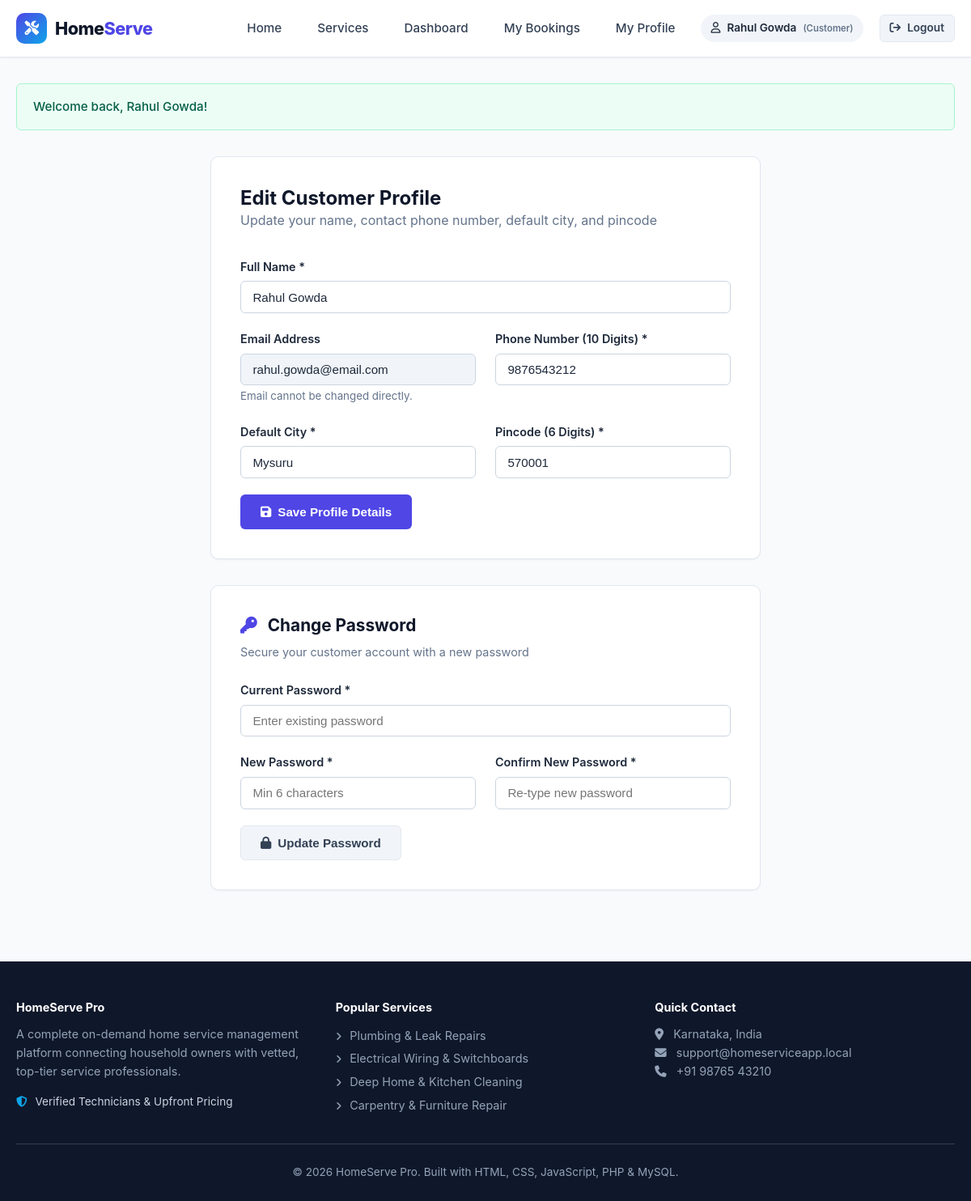
The app's page /customer/profile.php (signed in) with its own data.
### tables this page shows
CREATE TABLE `users` (
    `id` INT AUTO_INCREMENT PRIMARY KEY,
    `name` VARCHAR(100) NOT NULL,
    `email` VARCHAR(150) NOT NULL UNIQUE,
    `password` VARCHAR(255) NOT NULL,
    `phone` VARCHAR(20) NOT NULL,
    `city` VARCHAR(100) NOT NULL,
    `pincode` VARCHAR(20) NOT NULL,
    `role` ENUM('customer', 'provider', 'admin') NOT NULL DEFAULT 'customer',
    `created_at` TIMESTAMP DEFAULT CURRENT_TIMESTAMP
);

### customer/profile.php (the view, shortened to what this page needs)
<?php
require_once __DIR__ . '/../config/db.php';
$pdo = getDB();
$userId = $_SESSION['user_id'];
$stmt = $pdo->prepare("SELECT * FROM users WHERE id = ? LIMIT 1");
$stmt->execute([$userId]);
$user = $stmt->fetch();
require_once __DIR__ . '/../includes/header.php';
?>
<div style="max-width: 680px; margin: 2rem auto;">
    <div class="card" style="padding: 2.25rem; margin-bottom: 2rem;">
        <div style="margin-bottom: 2rem;">
            <h2>Edit Customer Profile</h2>
            <p style="color: var(--gray-500);">Update your name, contact phone number, default city, and pincode</p>
        </div>
        <form method="POST" action="profile.php" data-validate="true">
            <div class="form-group">
                <label class="form-label" for="name">Full Name *</label>
                <input type="text" id="name" name="name" class="form-control" required value="<?php echo htmlspecialchars($user['name']); ?>">
            </div>
            <div class="grid grid-2">
                <div class="form-group">
                    <label class="form-label" for="email">Email Address</label>
                    <input type="email" id="email" class="form-control" value="<?php echo htmlspecialchars($user['email']); ?>" disabled style="background:#f1f5f9; cursor:not-allowed;">
                    <small style="color: var(--gray-500);">Email cannot be changed directly.</small>
                </div>
                <div class="form-group">
                    <label class="form-label" for="phone">Phone Number (10 Digits) *</label>
                    <input type="tel" id="phone" name="phone" class="form-control" maxlength="10" required value="<?php echo htmlspecialchars($user['phone']); ?>">
                </div>
            </div>
            <div class="grid grid-2">
                <div class="form-group">
                    <label class="form-label" for="city">Default City *</label>
                    <input type="text" id="city" name="city" class="form-control" required value="<?php echo htmlspecialchars($user['city']); ?>">
                </div>
                <div class="form-group">
                    <label class="form-label" for="pincode">Pincode (6 Digits) *</label>
                    <input type="text" id="pincode" name="pincode" class="form-control" maxlength="6" required value="<?php echo htmlspecialchars($user['pincode']); ?>">
                </div>
            </div>
            <button type="submit" class="btn btn-primary" style="padding: 0.75rem 1.5rem;">
                <i class="fa-solid fa-floppy-disk"></i> Save Profile Details
            </button>
        </form>
    </div>
    <div class="card" style="padding: 2.25rem;">
        <h3 style="font-size: 1.3rem; margin-bottom: 0.5rem;"><i class="fa-solid fa-key" style="color:var(--primary);margin-right:8px;"></i> Change Password</h3>
        <p style="color: var(--gray-500); font-size: 0.9rem; margin-bottom: 1.5rem;">Secure your customer account with a new password</p>
        <form method="POST" action="profile.php">
            <div class="form-group">
                <label class="form-label" for="current_password">Current Password *</label>
                <input type="password" id="current_password" name="current_password" class="form-control" required placeholder="Enter existing password">
            </div>
            <div class="grid grid-2">
                <div class="form-group">
                    <label class="form-label" for="new_password">New Password *</label>
                    <input type="password" id="new_password" name="new_password" class="form-control" required placeholder="Min 6 characters">
                </div>
                <div class="form-group">
                    <label class="form-label" for="confirm_password">Confirm New Password *</label>
                    <input type="password" id="confirm_password" name="confirm_password" class="form-control" required placeholder="Re-type new password">
                </div>
            </div>
            <button type="submit" class="btn btn-secondary" style="padding: 0.75rem 1.5rem;">
                <i class="fa-solid fa-lock"></i> Update Password
            </button>
        </form>
    </div>
</div>
<?php require_once __DIR__ . '/../includes/footer.php'; ?>

### includes/header.php (shortened to what this page needs)
<?php
require_once __DIR__ . '/../config/db.php';
$currentUser = getCurrentUser();
$role = $currentUser['role'] ?? null;
$pathPrefix = '';
if (strpos($_SERVER['PHP_SELF'], '/customer/') !== false ||
    strpos($_SERVER['PHP_SELF'], '/provider/') !== false ||
    strpos($_SERVER['PHP_SELF'], '/admin/') !== false ||
    strpos($_SERVER['PHP_SELF'], '/auth/') !== false) {
    $pathPrefix = '../';
}
?>
<!DOCTYPE html>
<html lang="en">
<head>
    <link rel="stylesheet" href="<?php echo $pathPrefix; ?>assets/css/style.css">
    <link rel="stylesheet" href="https://cdnjs.cloudflare.com/ajax/libs/font-awesome/6.4.0/css/all.min.css">
</head>
<body>
<header class="navbar">
    <div class="container nav-container">
        <a href="<?php echo $pathPrefix; ?>index.php" class="brand-logo">
            <span class="brand-icon"><i class="fa-solid fa-screwdriver-wrench"></i></span>
            <span>Home<span style="color:var(--primary);">Serve</span></span>
        </a>
        <ul class="nav-links">
            <li><a href="<?php echo $pathPrefix; ?>index.php" class="nav-link">Home</a></li>
            <li><a href="<?php echo $pathPrefix; ?>customer/services.php" class="nav-link">Services</a></li>
            <?php if ($role === 'customer'): ?>
                <li><a href="<?php echo $pathPrefix; ?>customer/dashboard.php" class="nav-link">Dashboard</a></li>
                <li><a href="<?php echo $pathPrefix; ?>customer/my-bookings.php" class="nav-link">My Bookings</a></li>
                <li><a href="<?php echo $pathPrefix; ?>customer/profile.php" class="nav-link">My Profile</a></li>
            <?php endif; ?>
            <?php if ($currentUser): ?>
                <li class="nav-user-tag">
                    <i class="fa-regular fa-user"></i>
                    <span><?php echo htmlspecialchars($currentUser['name']); ?></span>
                    <small style="color:var(--gray-500);text-transform:capitalize;">(<?php echo $role; ?>)</small>
                </li>
                <li>
                    <a href="<?php echo $pathPrefix; ?>auth/logout.php" class="btn btn-secondary btn-sm">
                        <i class="fa-solid fa-arrow-right-from-bracket"></i> Logout
                    </a>
                </li>
            <?php endif; ?>
        </ul>
    </div>
</header>
<main class="main-content">
    <div class="container">

### assets/css/style.css (style rules this page uses)
:root { --primary: #4f46e5; --primary-hover: #4338ca; --primary-light: #eef2ff; --secondary: #0ea5e9; --dark: #0f172a; --gray-900: #1e293b; --gray-700: #334155; --gray-500: #64748b; --gray-300: #cbd5e1; --gray-200: #e2e8f0; --gray-100: #f1f5f9; --light: #f8fafc; --white: #ffffff; --success: #10b981; --success-bg: #ecfdf5; --warning: #f59e0b; --warning-bg: #fffbeb; --danger: #ef4444; --danger-bg: #fef2f2; --info: #3b82f6; --info-bg: #eff6ff; --radius-sm: 6px; --radius-md: 10px; --radius-lg: 16px; --shadow-sm: 0 1px 2px 0 rgba(0, 0, 0, 0.05); --shadow-md: 0 4px 6px -1px rgba(0, 0, 0, 0.1), 0 2px 4px -2px rgba(0, 0, 0, 0.1); --shadow-lg: 0 10px 15px -3px rgba(0, 0, 0, 0.1), 0 4px 6px -4px rgba(0, 0, 0, 0.1); --shadow-hover: 0 14px 20px -3px rgba(79, 70, 229, 0.15); --transition: all 0.25s cubic-bezier(0.4, 0, 0.2, 1); }
* { box-sizing: border-box; margin: 0; padding: 0; }
body { font-family: -apple-system, BlinkMacSystemFont, "Segoe UI", Roboto, Oxygen, Ubuntu, Cantarell, "Helvetica Neue", sans-serif; background-color: var(--light); color: var(--gray-700); line-height: 1.6; display: flex; flex-direction: column; min-height: 100vh; }
h1, h2, h3, h4, h5, h6 { color: var(--dark); font-weight: 700; line-height: 1.25; }
a { color: var(--primary); text-decoration: none; transition: var(--transition); }
.container { width: 100%; max-width: 1200px; margin: 0 auto; padding: 0 1.25rem; }
.main-content { flex: 1; padding: 2rem 0 3.5rem; }
.navbar { background: var(--white); border-bottom: 1px solid var(--gray-200); position: sticky; top: 0; z-index: 100; box-shadow: var(--shadow-sm); }
.nav-container { display: flex; justify-content: space-between; align-items: center; height: 70px; }
.brand-logo { display: flex; align-items: center; gap: 10px; font-size: 1.35rem; font-weight: 800; color: var(--dark); letter-spacing: -0.5px; }
.brand-icon { background: linear-gradient(135deg, var(--primary), var(--secondary)); color: var(--white); width: 38px; height: 38px; border-radius: var(--radius-md); display: flex; align-items: center; justify-content: center; font-size: 1.1rem; }
.nav-links { display: flex; align-items: center; gap: 1.25rem; list-style: none; }
.nav-link { color: var(--gray-700); font-weight: 500; font-size: 0.95rem; padding: 6px 12px; border-radius: var(--radius-sm); transition: var(--transition); }
.nav-user-tag { display: inline-flex; align-items: center; gap: 8px; padding: 6px 12px; background-color: var(--gray-100); border-radius: 999px; font-size: 0.85rem; font-weight: 600; color: var(--gray-900); }
.btn { display: inline-flex; align-items: center; justify-content: center; gap: 8px; padding: 0.6rem 1.25rem; font-size: 0.95rem; font-weight: 600; border-radius: var(--radius-sm); border: 1px solid transparent; cursor: pointer; transition: var(--transition); text-align: center; white-space: nowrap; }
.btn-primary { background-color: var(--primary); color: var(--white) !important; }
.btn-secondary { background-color: var(--gray-100); color: var(--gray-700); border-color: var(--gray-200); }
.btn-sm { padding: 0.35rem 0.75rem; font-size: 0.85rem; }
.grid { display: grid; gap: 1.5rem; }
.grid-2 { grid-template-columns: repeat(2, minmax(0, 1fr)); }
.card { background: var(--white); border-radius: var(--radius-md); border: 1px solid var(--gray-200); box-shadow: var(--shadow-sm); padding: 1.5rem; transition: var(--transition); }
.form-group { margin-bottom: 1.25rem; }
.form-label { display: block; font-weight: 600; font-size: 0.9rem; margin-bottom: 0.4rem; color: var(--gray-900); }
.form-control { width: 100%; padding: 0.65rem 0.9rem; font-size: 0.95rem; border: 1px solid var(--gray-300); border-radius: var(--radius-sm); background-color: var(--white); color: var(--gray-900); transition: var(--transition); }

### records on screen
users: name "Rahul Gowda", role "Customer", email "rahul.gowda@email.com", phone "9876543212", city "Mysuru", pincode "570001"

### other values on screen
$flash['message'] "Welcome back, Rahul Gowda!"
